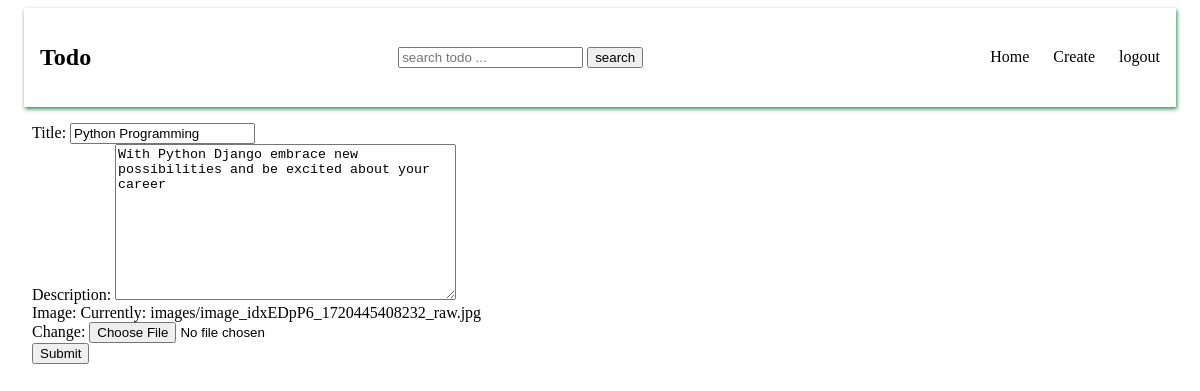
Screenshot of /todos/4/update/ (signed in) with the database file from the repository.
### base/models.py (models this page shows, shortened)
class Todo(models.Model):
    title = models.CharField(max_length=100)
    description = models.TextField(max_length=500)
    image = models.ImageField(upload_to='images/')

### base/views.py (the view)
# urls.py: path('todos/<str:pk>/update/', views.todo_update, name='todo-update'),
@login_required(login_url='login')
def todo_update(request, pk):
    todo = Todo.objects.get(pk=pk)
    form = TodoCreationForm(instance=todo)
    if request.method == 'POST':
        form = TodoCreationForm(request.POST, request.FILES, instance=todo)
        if form.is_valid():
            form.save()
            return redirect('todo-details', pk=pk)
    context = {'form':form, 'todo':todo}
    return render(request, 'base/todo_form.html', context)

### base/forms.py
class TodoCreationForm(forms.ModelForm):
    class Meta:
        model = Todo
        fields = ['title', 'description', 'image']

### base/templates/base/todo_form.html (shortened to what this page needs)
{% extends "base/main.html" %}
{% block content  %}
<form method='post' enctype="multipart/form-data">
    <div>
        <label for="title">Title:</label>
        {{form.title}}
    </div>
    <div>
        <label for="description">Description:</label>
        {{form.description}}
    </div>
    <div>
        <label for="image">Image:</label>
        {{form.image}}
    </div>
    <div>
        <button type="submit">Submit</button>
    </div>
</form>
{% endblock content  %}

### base/static/base/styles.css (style rules this page uses)
a { text-decoration: none; color: black; }

### rows the page displays
Todo: title "Python Programming", description "With Python Django embrace new possibilities and be excited about your career"
